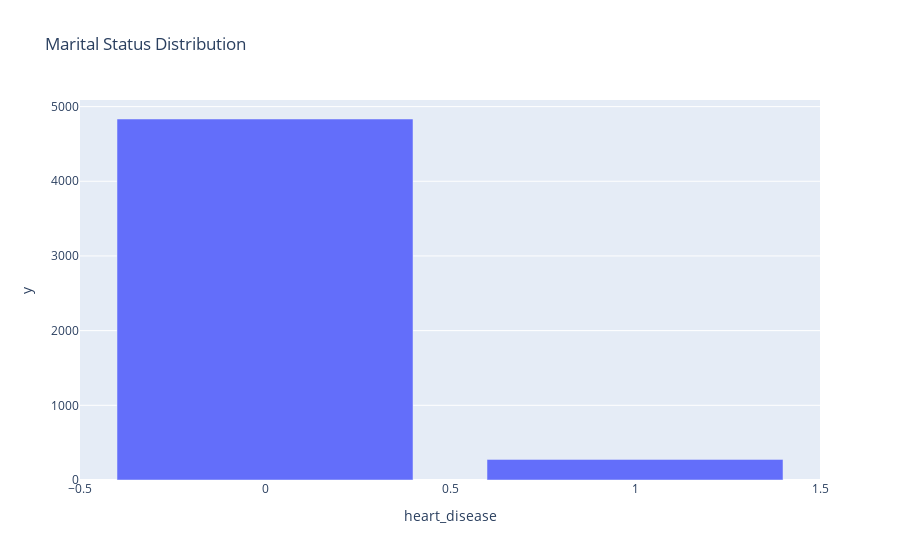

Source (notebook cell):
### Code cell
# distribution of the martial status column
married_count = stroke['heart_disease'].value_counts()
fig_married = px.bar(married_count, 
                     x=married_count.index, 
                     y=married_count.values, 
                     title='Marital Status Distribution')
fig_married.show()

### Figure 1 — Plotly figure (JSON) as saved in the notebook; plotly's stock layout.template omitted (floating-point values rounded to 4 significant figures)
{"data": [{"alignmentgroup": "True", "hovertemplate": "heart_disease=%{x}<br>y=%{y}<extra></extra>", "legendgroup": "", "marker": {"color": "#636efa", "pattern": {"shape": ""}}, "name": "", "offsetgroup": "", "orientation": "v", "showlegend": false, "textposition": "auto", "type": "bar", "x": [0, 1], "xaxis": "x", "y": [4834, 276], "yaxis": "y"}], "layout": {"barmode": "relative", "legend": {"tracegroupgap": 0}, "title": {"text": "Marital Status Distribution"}, "xaxis": {"anchor": "y", "domain": [0, 1], "title": {"text": "heart_disease"}}, "yaxis": {"anchor": "x", "domain": [0, 1], "title": {"text": "y"}}}}
